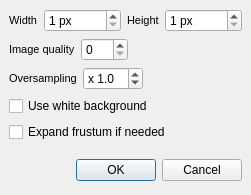
<ui version="4.0" >
 <author></author>
 <comment></comment>
 <exportmacro></exportmacro>
 <class>ImageInterface</class>
 <widget class="QDialog" name="ImageInterface" >
  <property name="geometry" >
   <rect>
    <x>0</x>
    <y>0</y>
    <width>238</width>
    <height>195</height>
   </rect>
  </property>
  <property name="windowTitle" >
   <string>Image settings</string>
  </property>
  <property name="windowIcon" >
   <iconset>../../../../../../Documents and Settings/debunne/Bureau/libQGLViewer-2.2.0-1/doc/images/qglviewer.icon.png</iconset>
  </property>
  <layout class="QVBoxLayout" >
   <property name="margin" >
    <number>9</number>
   </property>
   <property name="spacing" >
    <number>6</number>
   </property>
   <item>
    <layout class="QHBoxLayout" >
     <property name="margin" >
      <number>0</number>
     </property>
     <property name="spacing" >
      <number>6</number>
     </property>
     <item>
      <widget class="QLabel" name="label_2" >
       <property name="text" >
        <string>&lt;html>&lt;head>&lt;meta name=&quot;qrichtext&quot; content=&quot;1&quot; />&lt;/head>&lt;body style=&quot; white-space: pre-wrap; font-family:MS Shell Dlg; font-size:8.25pt; font-weight:400; font-style:normal; text-decoration:none;&quot;>&lt;p style=&quot; margin-top:0px; margin-bottom:0px; margin-left:0px; margin-right:0px; -qt-block-indent:0; text-indent:0px;&quot;>&lt;span style=&quot; font-size:8pt;&quot;>Width&lt;/span>&lt;/p>&lt;/body>&lt;/html></string>
       </property>
      </widget>
     </item>
     <item>
      <widget class="QSpinBox" name="imgWidth" >
       <property name="toolTip" >
        <string>Width of the image (in pixels)</string>
       </property>
       <property name="suffix" >
        <string> px</string>
       </property>
       <property name="maximum" >
        <number>32000</number>
       </property>
       <property name="minimum" >
        <number>1</number>
       </property>
      </widget>
     </item>
     <item>
      <spacer>
       <property name="orientation" >
        <enum>Qt::Horizontal</enum>
       </property>
       <property name="sizeHint" >
        <size>
         <width>20</width>
         <height>22</height>
        </size>
       </property>
      </spacer>
     </item>
     <item>
      <widget class="QLabel" name="label_3" >
       <property name="text" >
        <string>&lt;html>&lt;head>&lt;meta name=&quot;qrichtext&quot; content=&quot;1&quot; />&lt;/head>&lt;body style=&quot; white-space: pre-wrap; font-family:MS Shell Dlg; font-size:8.25pt; font-weight:400; font-style:normal; text-decoration:none;&quot;>&lt;p style=&quot; margin-top:0px; margin-bottom:0px; margin-left:0px; margin-right:0px; -qt-block-indent:0; text-indent:0px; font-size:8pt;&quot;>Height&lt;/p>&lt;/body>&lt;/html></string>
       </property>
      </widget>
     </item>
     <item>
      <widget class="QSpinBox" name="imgHeight" >
       <property name="toolTip" >
        <string>Height of the image (in pixels)</string>
       </property>
       <property name="suffix" >
        <string> px</string>
       </property>
       <property name="maximum" >
        <number>32000</number>
       </property>
       <property name="minimum" >
        <number>1</number>
       </property>
      </widget>
     </item>
    </layout>
   </item>
   <item>
    <layout class="QHBoxLayout" >
     <property name="margin" >
      <number>0</number>
     </property>
     <property name="spacing" >
      <number>6</number>
     </property>
     <item>
      <widget class="QLabel" name="label_4" >
       <property name="text" >
        <string>&lt;html>&lt;head>&lt;meta name=&quot;qrichtext&quot; content=&quot;1&quot; />&lt;/head>&lt;body style=&quot; white-space: pre-wrap; font-family:MS Shell Dlg; font-size:8.25pt; font-weight:400; font-style:normal; text-decoration:none;&quot;>&lt;p style=&quot; margin-top:0px; margin-bottom:0px; margin-left:0px; margin-right:0px; -qt-block-indent:0; text-indent:0px; font-size:8pt;&quot;>Image quality&lt;/p>&lt;/body>&lt;/html></string>
       </property>
      </widget>
     </item>
     <item>
      <widget class="QSpinBox" name="imgQuality" >
       <property name="toolTip" >
        <string>Between 0 (smallest files) and 100 (highest quality)</string>
       </property>
       <property name="maximum" >
        <number>100</number>
       </property>
       <property name="minimum" >
        <number>0</number>
       </property>
      </widget>
     </item>
     <item>
      <spacer>
       <property name="orientation" >
        <enum>Qt::Horizontal</enum>
       </property>
       <property name="sizeHint" >
        <size>
         <width>40</width>
         <height>20</height>
        </size>
       </property>
      </spacer>
     </item>
    </layout>
   </item>
   <item>
    <layout class="QHBoxLayout" >
     <property name="margin" >
      <number>0</number>
     </property>
     <property name="spacing" >
      <number>6</number>
     </property>
     <item>
      <widget class="QLabel" name="label" >
       <property name="text" >
        <string>&lt;html>&lt;head>&lt;meta name=&quot;qrichtext&quot; content=&quot;1&quot; />&lt;/head>&lt;body style=&quot; white-space: pre-wrap; font-family:MS Shell Dlg; font-size:8.25pt; font-weight:400; font-style:normal; text-decoration:none;&quot;>&lt;p style=&quot; margin-top:0px; margin-bottom:0px; margin-left:0px; margin-right:0px; -qt-block-indent:0; text-indent:0px; font-size:8pt;&quot;>Oversampling&lt;/p>&lt;/body>&lt;/html></string>
       </property>
      </widget>
     </item>
     <item>
      <widget class="QDoubleSpinBox" name="oversampling" >
       <property name="toolTip" >
        <string>Antialiases image (when larger then 1.0)</string>
       </property>
       <property name="prefix" >
        <string>x </string>
       </property>
       <property name="decimals" >
        <number>1</number>
       </property>
       <property name="maximum" >
        <double>64</double>
       </property>
       <property name="minimum" >
        <double>0.1</double>
       </property>
       <property name="singleStep" >
        <double>1</double>
       </property>
       <property name="value" >
        <double>1</double>
       </property>
      </widget>
     </item>
     <item>
      <spacer>
       <property name="orientation" >
        <enum>Qt::Horizontal</enum>
       </property>
       <property name="sizeHint" >
        <size>
         <width>40</width>
         <height>20</height>
        </size>
       </property>
      </spacer>
     </item>
    </layout>
   </item>
   <item>
    <widget class="QCheckBox" name="whiteBackground" >
     <property name="toolTip" >
      <string>Use white as background color</string>
     </property>
     <property name="text" >
      <string>Use white background</string>
     </property>
    </widget>
   </item>
   <item>
    <widget class="QCheckBox" name="expandFrustum" >
     <property name="toolTip" >
      <string>When image aspect ratio differs from viewer's one, expand frustum as needed. Fits inside current frustum otherwise.</string>
     </property>
     <property name="text" >
      <string>Expand frustum if needed</string>
     </property>
    </widget>
   </item>
   <item>
    <spacer>
     <property name="orientation" >
      <enum>Qt::Vertical</enum>
     </property>
     <property name="sizeHint" >
      <size>
       <width>20</width>
       <height>16</height>
      </size>
     </property>
    </spacer>
   </item>
   <item>
    <layout class="QHBoxLayout" >
     <property name="margin" >
      <number>0</number>
     </property>
     <property name="spacing" >
      <number>6</number>
     </property>
     <item>
      <spacer>
       <property name="orientation" >
        <enum>Qt::Horizontal</enum>
       </property>
       <property name="sizeHint" >
        <size>
         <width>131</width>
         <height>31</height>
        </size>
       </property>
      </spacer>
     </item>
     <item>
      <widget class="QPushButton" name="okButton" >
       <property name="text" >
        <string>OK</string>
       </property>
      </widget>
     </item>
     <item>
      <widget class="QPushButton" name="cancelButton" >
       <property name="text" >
        <string>Cancel</string>
       </property>
      </widget>
     </item>
    </layout>
   </item>
  </layout>
 </widget>
 <pixmapfunction></pixmapfunction>
 <resources/>
 <connections>
  <connection>
   <sender>okButton</sender>
   <signal>clicked()</signal>
   <receiver>ImageInterface</receiver>
   <slot>accept()</slot>
   <hints>
    <hint type="sourcelabel" >
     <x>135</x>
     <y>184</y>
    </hint>
    <hint type="destinationlabel" >
     <x>96</x>
     <y>254</y>
    </hint>
   </hints>
  </connection>
  <connection>
   <sender>cancelButton</sender>
   <signal>clicked()</signal>
   <receiver>ImageInterface</receiver>
   <slot>reject()</slot>
   <hints>
    <hint type="sourcelabel" >
     <x>226</x>
     <y>184</y>
    </hint>
    <hint type="destinationlabel" >
     <x>179</x>
     <y>282</y>
    </hint>
   </hints>
  </connection>
 </connections>
</ui>
